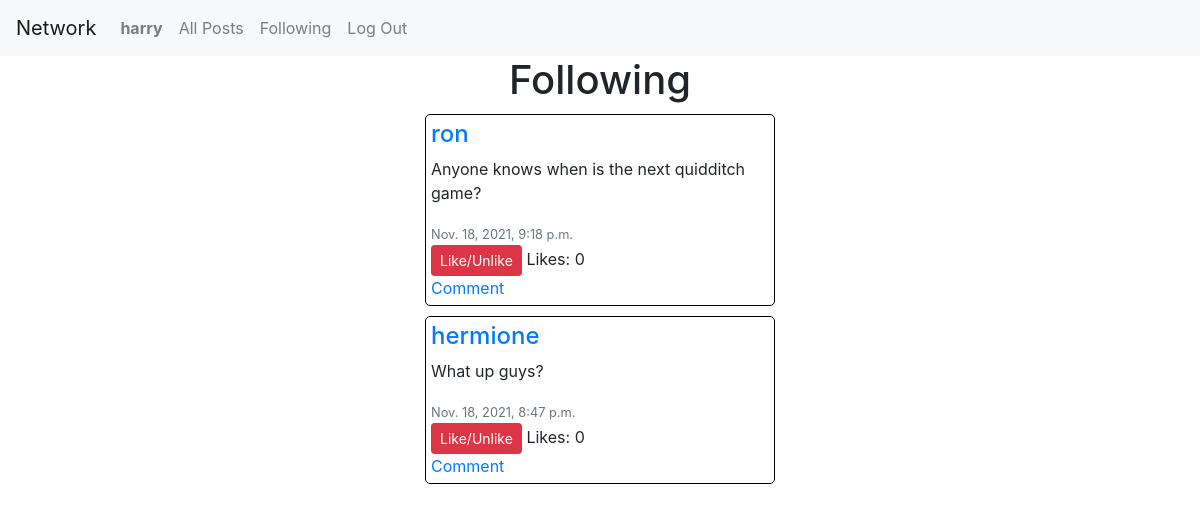
/show_following (signed in), run on an earlier commit of the app's database.
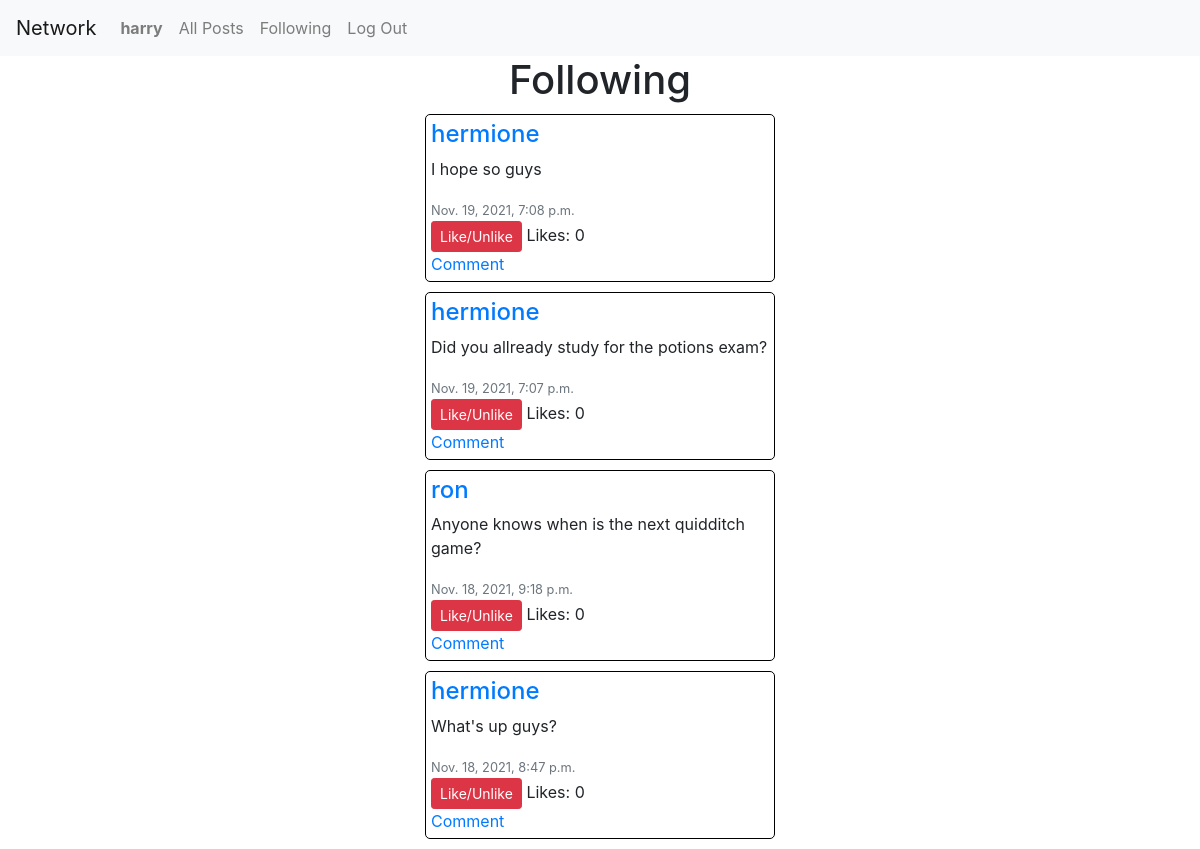
And on a later commit of the database.
### network/models.py (models this page shows, shortened)
class Post(models.Model):
    creator = models.ForeignKey(User, on_delete=models.CASCADE)
    message = models.CharField(max_length=128)
    timestamp = models.DateTimeField(auto_now_add=True)
    likes = models.IntegerField(default=0)

class User(AbstractUser):
    followers = models.IntegerField(default=0)
    following = models.IntegerField(default=0)

### network/views.py (the view)
# urls.py: path("show_following", views.show_following, name="show_following"),
def show_following(request):
    follows = Follow.objects.filter(creator=request.user)
    targets = []
    for follow in follows:
        targets.append(follow.target)
    posts = Post.objects.filter(creator__in=targets).order_by('-timestamp')
    return render(request, 'network/following.html',{
        'posts': posts,
    })

### network/templates/network/following.html (shortened to what this page needs)
{% extends "network/layout.html" %}
{% load static %}
{% block body %}
    <h1>Following</h1>
    <div id="posts">
        {% for post in posts %}
        <div class="post text-left" data-post_id="{{post.id}}">
            <a href="{% url 'show_profile' post.creator.id %}"><h4>{{ post.creator }}</h4></a>
            <p>{{ post.message }}</p>
            <small class='text-secondary'>{{ post.timestamp }}</small>
            <br>
            {% if user.is_authenticated %}
                <button class="btn btn-sm btn-danger like">Like/Unlike</button>
            {% endif %}
            <span class="likes">Likes: {{post.likes }}</span> <br>
            <a href="#">Comment</a>
        </div>
        {% endfor %}
    </div>
{% endblock %}

What changed in the data, as far as the page shows it:
added Post: creator "hermione", message "I hope so guys", timestamp "Nov. 19, 2021, 7:08 p.m.", likes "0"
added Post: creator "hermione", message "Did you allready study for the potions exam?", timestamp "Nov. 19, 2021, 7:07 p.m.", likes "0"
changed Post: message "What up guys?" → "What's up guys?"
